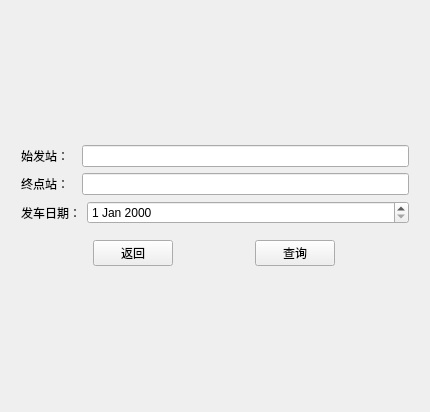
<?xml version="1.0" encoding="UTF-8"?>
<ui version="4.0">
 <class>Form</class>
 <widget class="QWidget" name="Form">
  <property name="geometry">
   <rect>
    <x>0</x>
    <y>0</y>
    <width>430</width>
    <height>412</height>
   </rect>
  </property>
  <property name="windowTitle">
   <string>信息查询</string>
  </property>
  <layout class="QVBoxLayout" name="verticalLayout_3">
   <item>
    <layout class="QVBoxLayout" name="verticalLayout_2">
     <item>
      <layout class="QVBoxLayout" name="verticalLayout">
       <property name="leftMargin">
        <number>10</number>
       </property>
       <property name="rightMargin">
        <number>10</number>
       </property>
       <item>
        <layout class="QHBoxLayout" name="horizontalLayout" stretch="1,6">
         <item>
          <widget class="QLabel" name="label">
           <property name="sizePolicy">
            <sizepolicy hsizetype="Preferred" vsizetype="Preferred">
             <horstretch>0</horstretch>
             <verstretch>0</verstretch>
            </sizepolicy>
           </property>
           <property name="text">
            <string>始发站：</string>
           </property>
          </widget>
         </item>
         <item>
          <widget class="QLineEdit" name="departure_label">
           <property name="sizePolicy">
            <sizepolicy hsizetype="Preferred" vsizetype="Fixed">
             <horstretch>0</horstretch>
             <verstretch>0</verstretch>
            </sizepolicy>
           </property>
          </widget>
         </item>
        </layout>
       </item>
       <item>
        <layout class="QHBoxLayout" name="horizontalLayout_2" stretch="1,6">
         <item>
          <widget class="QLabel" name="label_2">
           <property name="sizePolicy">
            <sizepolicy hsizetype="Preferred" vsizetype="Preferred">
             <horstretch>0</horstretch>
             <verstretch>0</verstretch>
            </sizepolicy>
           </property>
           <property name="text">
            <string>终点站：</string>
           </property>
          </widget>
         </item>
         <item>
          <widget class="QLineEdit" name="destination_label">
           <property name="sizePolicy">
            <sizepolicy hsizetype="Preferred" vsizetype="Fixed">
             <horstretch>0</horstretch>
             <verstretch>0</verstretch>
            </sizepolicy>
           </property>
          </widget>
         </item>
        </layout>
       </item>
       <item>
        <layout class="QHBoxLayout" name="horizontalLayout_3" stretch="1,6">
         <item>
          <widget class="QLabel" name="label_3">
           <property name="sizePolicy">
            <sizepolicy hsizetype="Preferred" vsizetype="Preferred">
             <horstretch>0</horstretch>
             <verstretch>0</verstretch>
            </sizepolicy>
           </property>
           <property name="text">
            <string>发车日期：</string>
           </property>
          </widget>
         </item>
         <item>
          <widget class="QDateEdit" name="date_chosen">
           <property name="sizePolicy">
            <sizepolicy hsizetype="Preferred" vsizetype="Fixed">
             <horstretch>0</horstretch>
             <verstretch>0</verstretch>
            </sizepolicy>
           </property>
          </widget>
         </item>
        </layout>
       </item>
      </layout>
     </item>
     <item>
      <layout class="QHBoxLayout" name="horizontalLayout_4">
       <property name="spacing">
        <number>0</number>
       </property>
       <property name="topMargin">
        <number>10</number>
       </property>
       <item>
        <widget class="QPushButton" name="back_btn">
         <property name="sizePolicy">
          <sizepolicy hsizetype="Fixed" vsizetype="Fixed">
           <horstretch>0</horstretch>
           <verstretch>0</verstretch>
          </sizepolicy>
         </property>
         <property name="text">
          <string>返回</string>
         </property>
        </widget>
       </item>
       <item>
        <widget class="QPushButton" name="query_btn">
         <property name="sizePolicy">
          <sizepolicy hsizetype="Fixed" vsizetype="Fixed">
           <horstretch>0</horstretch>
           <verstretch>0</verstretch>
          </sizepolicy>
         </property>
         <property name="text">
          <string>查询</string>
         </property>
        </widget>
       </item>
      </layout>
     </item>
    </layout>
   </item>
  </layout>
 </widget>
 <resources/>
 <connections/>
</ui>
